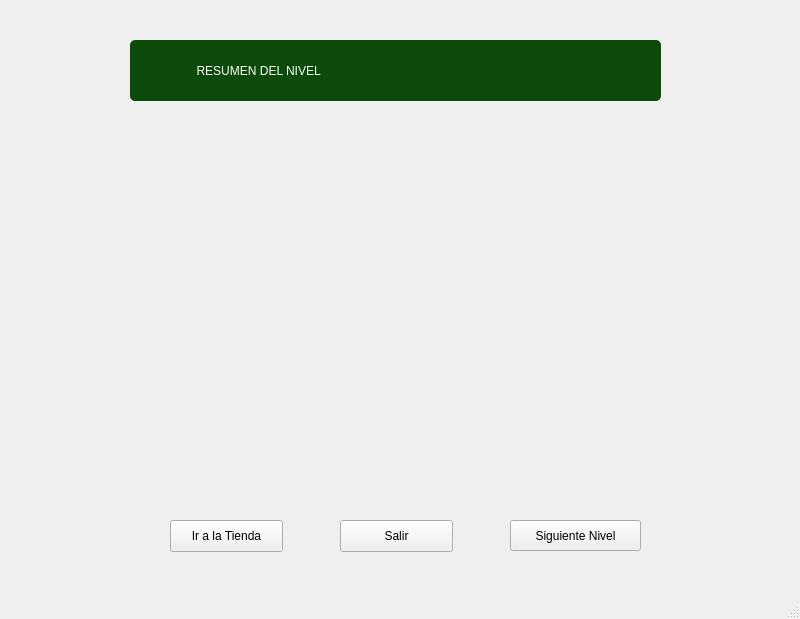
<?xml version="1.0" encoding="UTF-8"?>
<ui version="4.0">
 <class>MainWindow</class>
 <widget class="QMainWindow" name="MainWindow">
  <property name="geometry">
   <rect>
    <x>0</x>
    <y>0</y>
    <width>800</width>
    <height>619</height>
   </rect>
  </property>
  <property name="windowTitle">
   <string>MainWindow</string>
  </property>
  <widget class="QWidget" name="centralwidget">
   <widget class="QLabel" name="titulo">
    <property name="geometry">
     <rect>
      <x>130</x>
      <y>40</y>
      <width>531</width>
      <height>61</height>
     </rect>
    </property>
    <property name="styleSheet">
     <string notr="true">
font: 25pt &quot;Arial Rounded MT Bold&quot;;
border-radius: 5px;
color: white;
background-color: rgb(11, 74, 8);</string>
    </property>
    <property name="text">
     <string>                    RESUMEN DEL NIVEL</string>
    </property>
   </widget>
   <widget class="QLabel" name="cuerpo">
    <property name="geometry">
     <rect>
      <x>99</x>
      <y>150</y>
      <width>391</width>
      <height>271</height>
     </rect>
    </property>
    <property name="styleSheet">
     <string notr="true">font: 18pt &quot;Arial Rounded MT Bold&quot;;
color: rgb(25, 81, 189);</string>
    </property>
    <property name="text">
     <string/>
    </property>
   </widget>
   <widget class="QPushButton" name="boton_salir">
    <property name="geometry">
     <rect>
      <x>340</x>
      <y>520</y>
      <width>113</width>
      <height>32</height>
     </rect>
    </property>
    <property name="text">
     <string>Salir</string>
    </property>
   </widget>
   <widget class="QLabel" name="cuerpo_2">
    <property name="geometry">
     <rect>
      <x>490</x>
      <y>150</y>
      <width>231</width>
      <height>271</height>
     </rect>
    </property>
    <property name="styleSheet">
     <string notr="true">font: 18pt &quot;Arial Rounded MT Bold&quot;;
color: rgb(25, 81, 189);</string>
    </property>
    <property name="text">
     <string/>
    </property>
   </widget>
   <widget class="QLabel" name="seguir_jugando">
    <property name="geometry">
     <rect>
      <x>280</x>
      <y>460</y>
      <width>231</width>
      <height>41</height>
     </rect>
    </property>
    <property name="styleSheet">
     <string notr="true">font: 18pt &quot;Arial Rounded MT Bold&quot;;
color: rgb(25, 81, 189);
</string>
    </property>
    <property name="text">
     <string/>
    </property>
   </widget>
   <widget class="QPushButton" name="boton_sig_nivel">
    <property name="geometry">
     <rect>
      <x>510</x>
      <y>520</y>
      <width>131</width>
      <height>31</height>
     </rect>
    </property>
    <property name="text">
     <string>Siguiente Nivel</string>
    </property>
   </widget>
   <widget class="QPushButton" name="boton_tienda">
    <property name="geometry">
     <rect>
      <x>170</x>
      <y>520</y>
      <width>113</width>
      <height>32</height>
     </rect>
    </property>
    <property name="text">
     <string>Ir a la Tienda</string>
    </property>
   </widget>
  </widget>
  <widget class="QMenuBar" name="menubar">
   <property name="geometry">
    <rect>
     <x>0</x>
     <y>0</y>
     <width>800</width>
     <height>22</height>
    </rect>
   </property>
  </widget>
  <widget class="QStatusBar" name="statusbar"/>
 </widget>
 <resources/>
 <connections/>
</ui>
